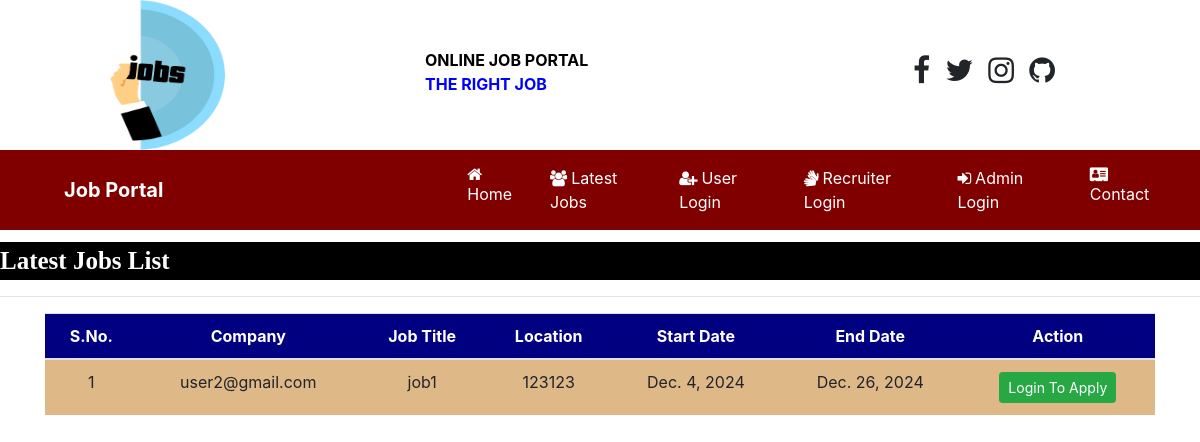
Page /latest_jobs on the earlier database version.
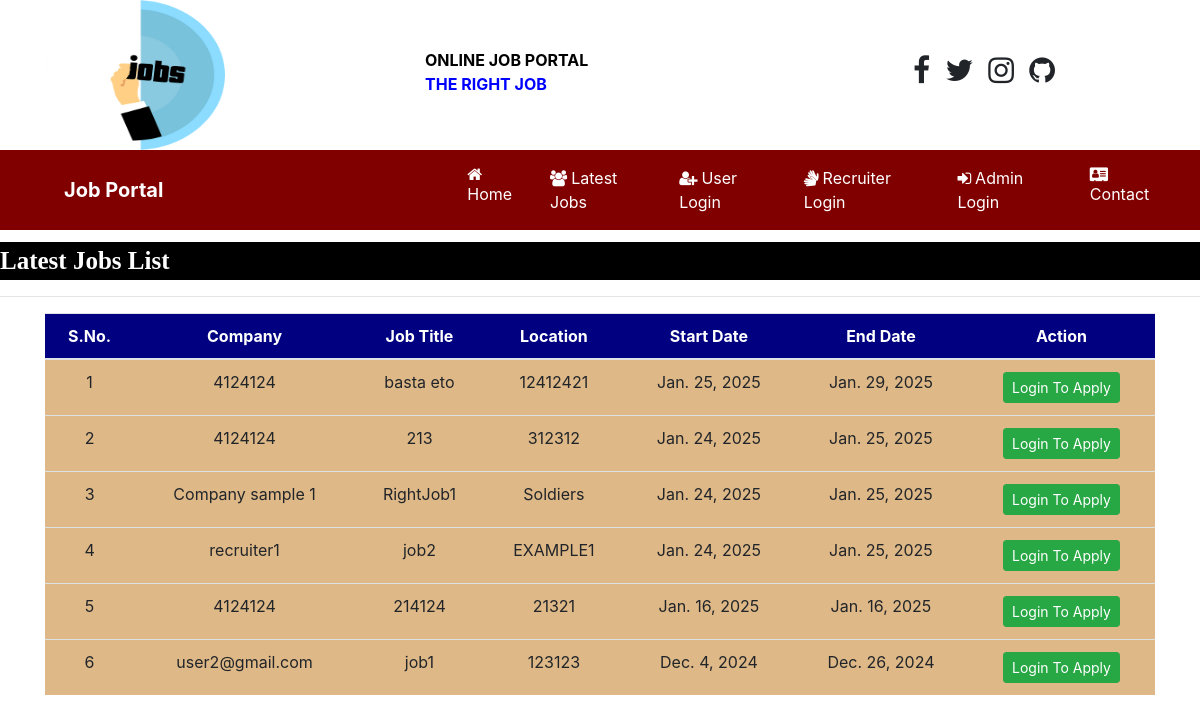
Same page on the later database version.
### app/models.py (models this page shows, shortened)
class Job(models.Model):
    recruiter = models.ForeignKey(Recruiter, on_delete=models.CASCADE)
    start_date = models.DateField()
    end_date = models.DateField()
    title = models.CharField(max_length=100)
    salary = models.CharField(max_length=20)
    image = models.FileField(null=True)
    description = models.CharField(max_length=300)
    experience = models.CharField(max_length=100)
    location = models.CharField(max_length=100)
    skills = models.CharField(max_length=100)
    creationdate = models.DateField()

class Recruiter(models.Model):
    user = models.ForeignKey(User, on_delete=models.CASCADE)
    mobile = models.CharField(max_length=15, null=True)
    image = models.FileField(null=True)
    gender = models.CharField(max_length=10, null=True)
    company = models.CharField(max_length=100, null=True)
    type = models.CharField(max_length=20, null=True)
    status = models.CharField(max_length=20, null=True)

### app/views.py (the view)
# urls.py: path('latest_jobs', latest_jobs, name="latest_jobs"),
def latest_jobs(request):
    job = Job.objects.all().order_by('-start_date')
    d = {'job': job}
    return render(request, 'app/latest_jobs.html', d)

### app/templates/app/latest_jobs.html (shortened to what this page needs)
{% load static %}
{% block body %}
{% include 'app/navigation.html' %}
<marquee style="font-family:'Monotype-Corsiva' ; font-size:25px ; color:white ; background-color: black ; font-weight:bold ; margin-top:1%">
    Latest Jobs List
</marquee>
<hr>
<div class="container">
<table class="table table-hover" id="example">
    <thead>
    <tr style="background-color:#000080 ; color:white">
        <th>S.No.</th>
        <th>Company</th>
        <th>Job Title</th>
        <th>Location</th>
        <th>Start Date</th>
        <th>End Date</th>
        <th>Action</th>
    </tr>
    </thead>
    <tbody>
    {% for i in job %}
    <tr style="background-color:DEB887">
        <td>{{forloop.counter}}</td>
        <td>{{i.recruiter.company}}</td>
        <td>{{i.title}}</td>
        <td>{{i.location}}</td>
        <td>{{i.start_date}}</td>
        <td>{{i.end_date}}</td>
        <td><a href="{% url 'user_login' %}" class="btn btn-success btn-sm">Login To Apply</a>
        </td>
    </tr>
    {% endfor %}
    </tbody>
</table>
</div>
{% endblock %}

### app/templates/app/navigation.html (shortened to what this page needs)
<html>
<head>
{% load static %}
  <link rel="stylesheet" href="https://cdn.jsdelivr.net/npm/bootstrap@4.6.2/dist/css/bootstrap.min.css">
  <link rel="stylesheet" href="https://cdnjs.cloudflare.com/ajax/libs/font-awesome/4.7.0/css/font-awesome.min.css">
</head>
<body>
    <div class="container">
        <div class="row">
            <div class="col-sm-4">
                <img src="{% static 'images/logo1.png' %}" style="width:180px; height:150px">
            </div>
            <div class ="col-sm-4 mt-5">
                <span style= "font-weight : bold">
                    <span style="color : black">ONLINE JOB PORTAL</span><br>
                    <span style="color : blue">THE RIGHT JOB</span>
                </span>
            </div>
            <div class="col-sm-4 mt-5 text-center">
                <span style="font-weight:bold ; font-size:30px">
                    <span><i class="fa fa-facebook pl-2"></i></span>
                    <span><i class="fa fa-twitter pl-2"></i></span>
                    <span><i class="fa fa-instagram pl-2"></i></span>
                    <span><i class="fa fa-github pl-2"></i></span>
                </span>
            </div>
        </div>
    </div>
    <nav class="navbar navbar-expand-sm" style="background-color:maroon">
        <a class="navbar-brand text-white pl-5 font-weight-bold" style="font-family:'Monotype C' font-size:30px">Job Portal</a>
        <ul class="navbar-nav">
            <li class="nav-item">
                <a class="nav-link" href="{% url 'index' %}" style="margin-left:280px"><i class="fa fa-home mr-1"></i>Home</a>
            </li>
            <li class="nav-item">
                <a class="nav-link" href="{% url 'latest_jobs' %}"><i class="fa fa-users mr-1"></i>Latest Jobs</a>
            </li>
            <li class="nav-item">
                <a class="nav-link" href="{% url 'user_login' %}"><i class="fa fa-user-plus mr-1"></i>User Login</a>
            </li>
            <li class="nav-item">
                <a class="nav-link" href="{% url 'recruiter_login' %}"><i class="fa fa-sign-language mr-1"></i>Recruiter Login</a>
            </li>
            <li class="nav-item">
                <a class="nav-link" href="{% url 'admin_login' %}"><i class="fa fa-sign-in mr-1"></i>Admin Login</a>
            </li>
            <li class="nav-item">
                <a class="nav-link" href="{% url 'contact' %}"><i class="fa fa-address-card mr-1"></i>Contact</a>
            </li>
        </ul>
    </nav>
</body>
</html>

### app/templates/app/navigation.html (style rules this page uses)
.nav-link { color : white !important; margin-right : 5px; }

### app/templates/app/latest_jobs.html (style rules this page uses)
tr { text-align:center }

Differences in the rows shown:
added Job: recruiter.company "4124124", title "basta eto", location "12412421", start_date "Jan. 25, 2025", end_date "Jan. 29, 2025"
added Job: recruiter.company "4124124", title "213", location "312312", start_date "Jan. 24, 2025", end_date "Jan. 25, 2025"
added Job: recruiter.company "Company sample 1", title "RightJob1", location "Soldiers", start_date "Jan. 24, 2025", end_date "Jan. 25, 2025"
added Job: recruiter.company "recruiter1", title "job2", location "EXAMPLE1", start_date "Jan. 24, 2025", end_date "Jan. 25, 2025"
added Job: recruiter.company "4124124", title "214124", location "21321", start_date "Jan. 16, 2025", end_date "Jan. 16, 2025"
